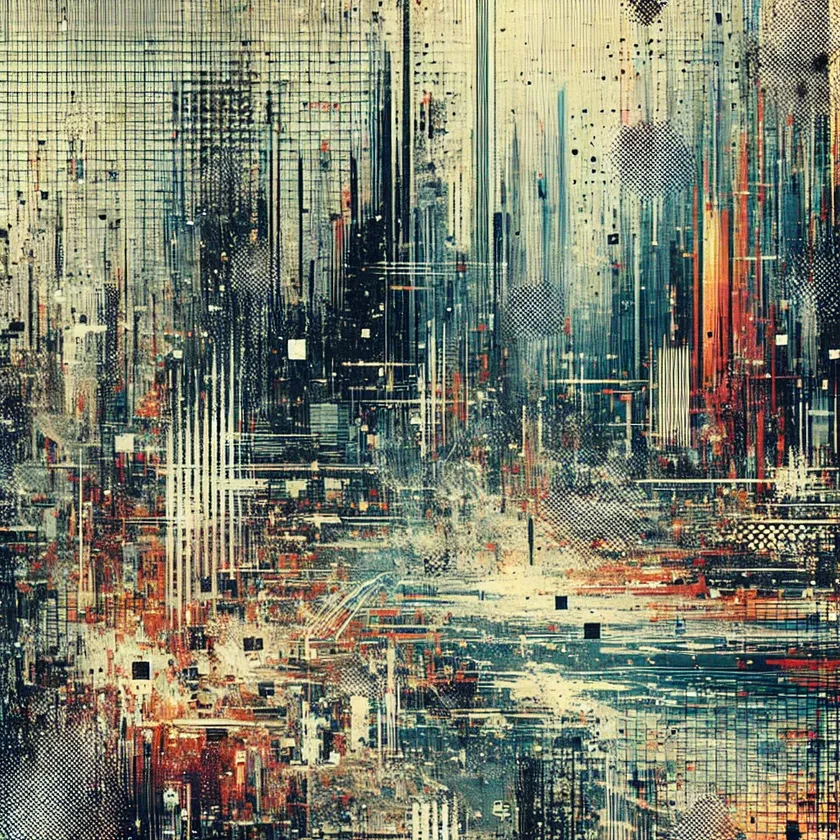
#> input picture ruido2.webp, 840 x 840 px, shrunk from 1024 x 1024 before the run
$ python Tarea4.py
#> lines starting #> are read from the running program, lines starting #| are printed output that depends on the picture
# -*- coding: utf-8 -*-
"""
Created on Sun Sep 22 13:13:39 2024

@author: SamuelBrambila
"""
import cv2 as cv
import numpy as np

# Cargar la imagen en escala de grises
imagenOriginal = cv.imread('ruido2.webp', 0)
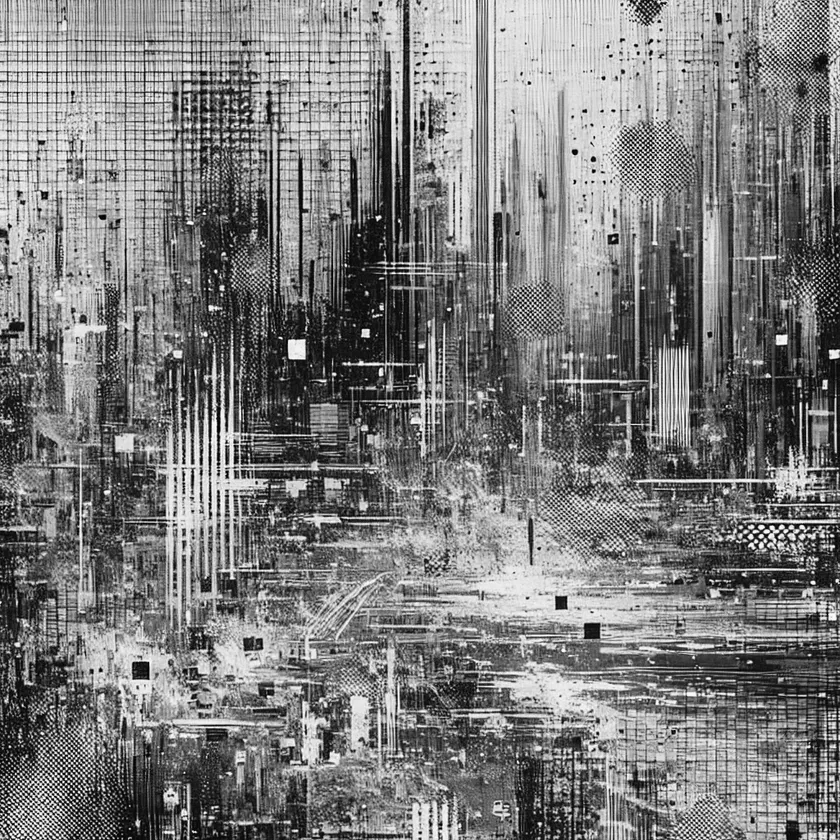
#> imagenOriginal: shape (840, 840); min 0, max 255, mean 124.3

# Obtener las dimensiones de la imagen (filas y columnas)
filas, columnas = np.shape(imagenOriginal)
#> filas = 840; columnas = 840

# Crear una copia de la imagen para el resultado del filtro
imagenFiltrada = imagenOriginal.copy()

# Definimos el filtro con apoyo de una matriz
filtro_3x3 = np.zeros((3, 3), dtype=float)
for i in range(3):
    for j in range(3):
        # Asignar los valores dinámicamente
        if i == 1 and j == 1:
            filtro_3x3[i, j] = 0.5  # Centro
        elif (i == 0 and j == 1) or (i == 1 and j == 0) or (i == 1 and j == 2) or (i == 2 and j == 1):
            filtro_3x3[i, j] = 0.1  # Bordes
        else:
            filtro_3x3[i, j] = 0.025  # Esquinas

# Aplicar el filtro
for fila in range(1, filas-1):
    for columna in range(1, columnas-1):
        suma = 0
        # Recorrer la ventana 3x3
        for i in range(-1, 2):  # Fila de la ventana
            for j in range(-1, 2):  # Columna de la ventana
                valor_filtro = filtro_3x3[i+1, j+1]  # Valor del filtro 3x3 generado
                suma += imagenOriginal[fila+i, columna+j] * valor_filtro

        # Asignar el valor calculado, asegurando que esté en el rango [0, 255]
        imagenFiltrada[fila, columna] = suma

# Guardar las imágenes
cv.imwrite('imagen_original.png', imagenOriginal)
cv.imwrite('imagen_filtrada.png', imagenFiltrada)

# Mostrar la imagen original y la imagen filtrada
cv.imshow('imagen original', imagenOriginal)
cv.imshow('imagen filtrada', imagenFiltrada)
cv.waitKey(0)
cv.destroyAllWindows()

$ run again, with basset.webp copied over ruido2.webp
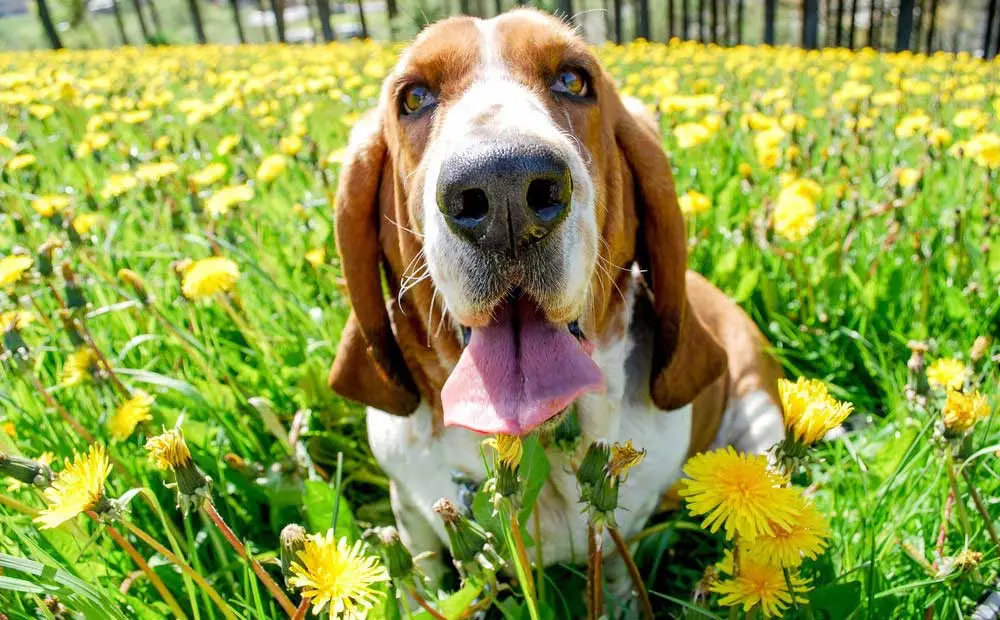
#> input picture basset.webp, 1000 x 620 px
#> `imagenOriginal = cv.imread('ruido2.webp', 0)`:
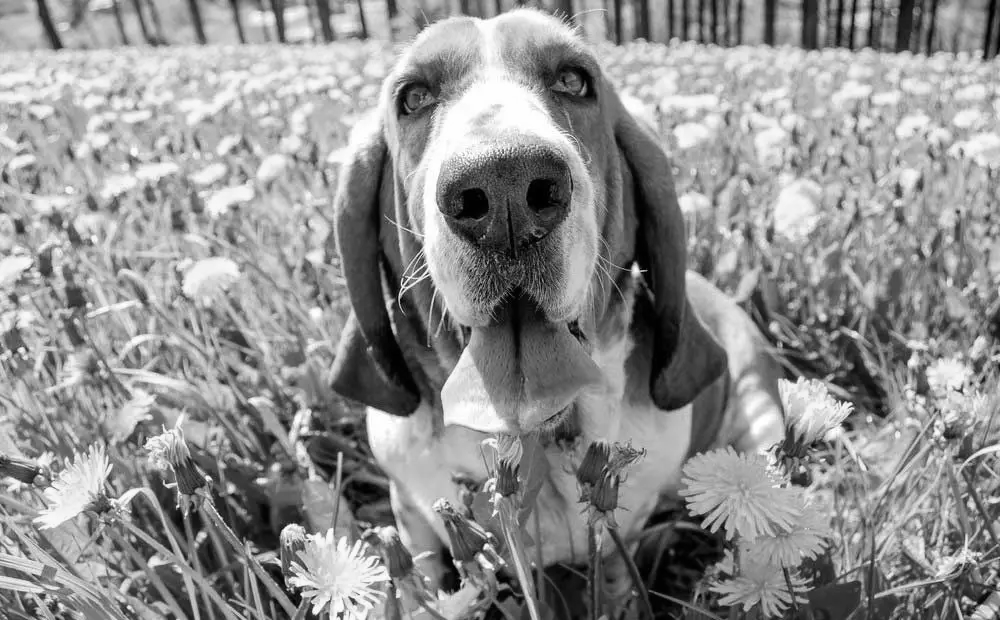
#> imagenOriginal: shape (620, 1000); min 0, max 255, mean 144.1
